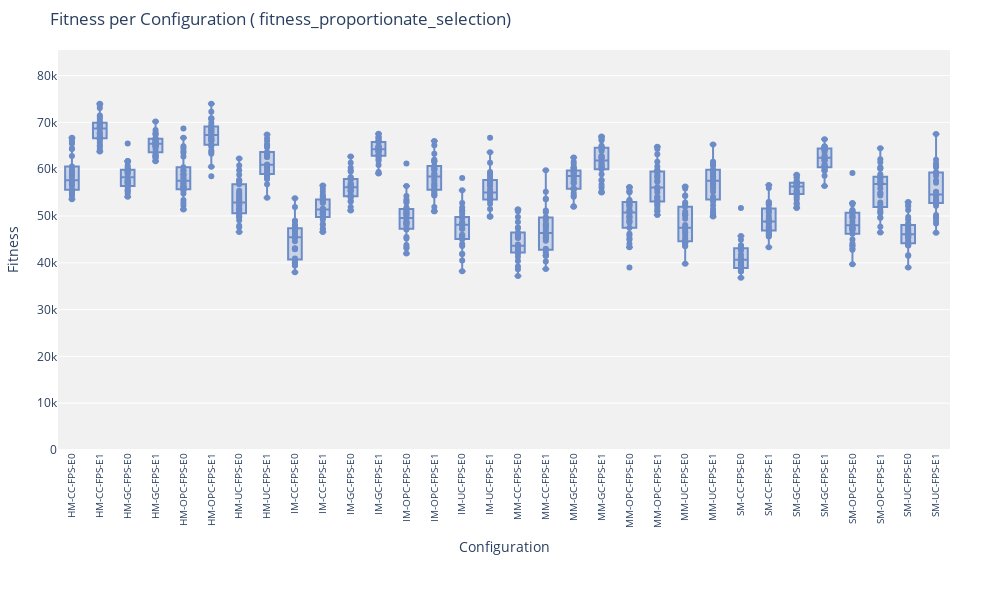
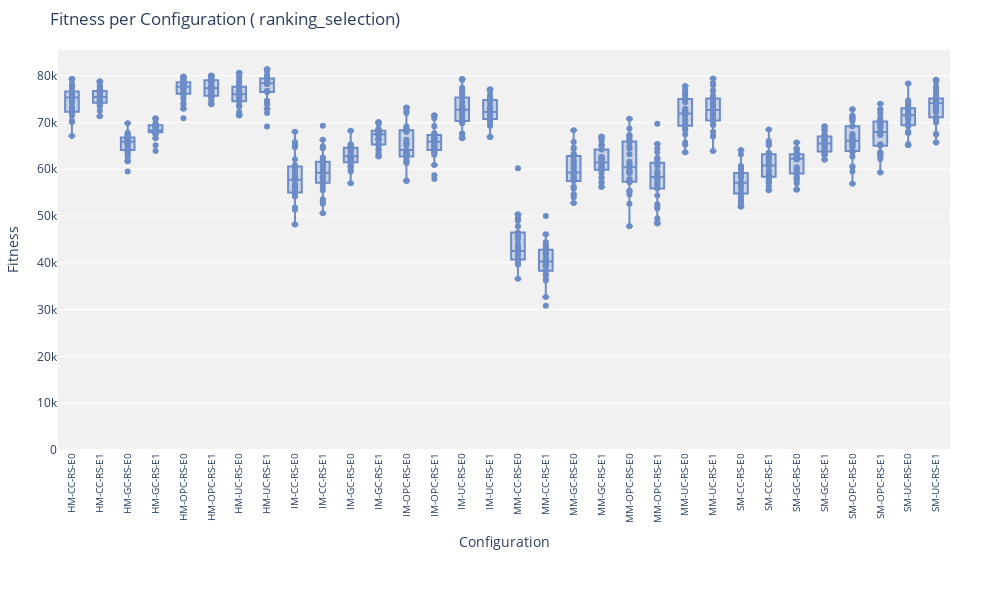
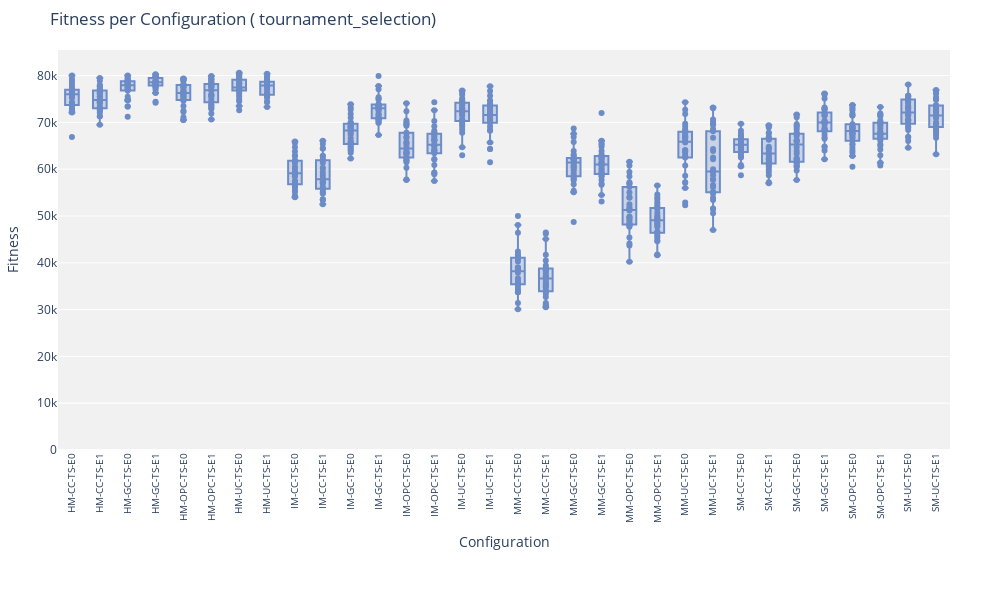

The notebook cell these images were saved under, in order:
### Code cell
# Boxplots for each configuration grouped by selection method for readability 
combs_boxplots_per_selection(comb_last_gen_fitness_per_run)

### Figure 1 — Plotly figure (JSON) as saved in the notebook; plotly's stock layout.template omitted (floating-point values rounded to 4 significant figures; data arrays with more than 128 entries replaced by an {"elided": "..."} marker saying what was removed)
{"data": [{"boxpoints": "all", "fillcolor": "rgba(108, 140, 200, 0.3)", "hoverinfo": "text", "jitter": 0, "line": {"color": "rgba(108, 140, 200, 1)"}, "marker": {"color": "rgba(108, 140, 200, 1)"}, "pointpos": 0, "text": {"elided": "960 str values"}, "type": "box", "x": {"elided": "960 str values"}, "y": {"elided": "960 int values"}}], "layout": {"height": 600, "margin": {"b": 150, "l": 50, "r": 50, "t": 50}, "plot_bgcolor": "#f1f1f1", "showlegend": false, "title": {"text": "Fitness per Configuration ( fitness_proportionate_selection)"}, "width": 1000, "xaxis": {"tickangle": -90, "tickfont": {"size": 10}, "title": {"text": "Configuration"}}, "yaxis": {"range": [0, 85470], "title": {"text": "Fitness"}}}}

### Figure 2 — Plotly figure (JSON) as saved in the notebook; plotly's stock layout.template omitted (floating-point values rounded to 4 significant figures; data arrays with more than 128 entries replaced by an {"elided": "..."} marker saying what was removed)
{"data": [{"boxpoints": "all", "fillcolor": "rgba(108, 140, 200, 0.3)", "hoverinfo": "text", "jitter": 0, "line": {"color": "rgba(108, 140, 200, 1)"}, "marker": {"color": "rgba(108, 140, 200, 1)"}, "pointpos": 0, "text": {"elided": "960 str values"}, "type": "box", "x": {"elided": "960 str values"}, "y": {"elided": "960 int values"}}], "layout": {"height": 600, "margin": {"b": 150, "l": 50, "r": 50, "t": 50}, "plot_bgcolor": "#f1f1f1", "showlegend": false, "title": {"text": "Fitness per Configuration ( ranking_selection)"}, "width": 1000, "xaxis": {"tickangle": -90, "tickfont": {"size": 10}, "title": {"text": "Configuration"}}, "yaxis": {"range": [0, 85470], "title": {"text": "Fitness"}}}}

### Figure 3 — Plotly figure (JSON) as saved in the notebook; plotly's stock layout.template omitted (floating-point values rounded to 4 significant figures; data arrays with more than 128 entries replaced by an {"elided": "..."} marker saying what was removed)
{"data": [{"boxpoints": "all", "fillcolor": "rgba(108, 140, 200, 0.3)", "hoverinfo": "text", "jitter": 0, "line": {"color": "rgba(108, 140, 200, 1)"}, "marker": {"color": "rgba(108, 140, 200, 1)"}, "pointpos": 0, "text": {"elided": "960 str values"}, "type": "box", "x": {"elided": "960 str values"}, "y": {"elided": "960 int values"}}], "layout": {"height": 600, "margin": {"b": 150, "l": 50, "r": 50, "t": 50}, "plot_bgcolor": "#f1f1f1", "showlegend": false, "title": {"text": "Fitness per Configuration ( tournament_selection)"}, "width": 1000, "xaxis": {"tickangle": -90, "tickfont": {"size": 10}, "title": {"text": "Configuration"}}, "yaxis": {"range": [0, 85470], "title": {"text": "Fitness"}}}}
